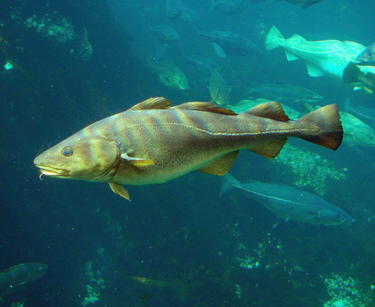
#> input picture Digital Image Processing/assignment-4-oops-moment/part2/fish.bmp, 375 x 307 px
$ jupyter execute part2.ipynb
#> lines starting #> are read from the running program, lines starting #| are printed output that depends on the picture
[cell 1]
import numpy as np
import matplotlib.pyplot as plt
from skimage.transform import radon
from scipy.ndimage import zoom,rotate
import cv2

[cell 2]
def radon_transform_manual(image, num_angles=100, num_detectors=1000):
    # Change the resolution of the image if num_detectors is specified
    if num_detectors is not None:
        image = cv2.resize(image, (num_detectors, num_detectors))

    angles = np.linspace(-180, 0, num_angles, endpoint=False)
    radon_transformed = np.zeros((num_angles, len(image[0])))

    for i, angle in enumerate(angles):
        rotated_image = rotate(image, angle, reshape=False)
        radon_transformed[i, :] = np.sum(rotated_image, axis=0)

    return np.transpose(radon_transformed)

[cell 3]
image=cv2.imread('./fish.bmp',cv2.IMREAD_GRAYSCALE)
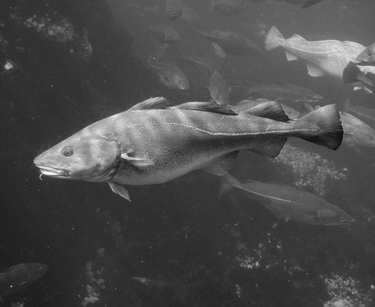
#> image: shape (307, 375); min 15, max 253, mean 75.4

radon_transform_manual_result = radon_transform_manual(image)
#> in radon_transform_manual, `image = cv2.resize(image, (num_detectors, num_detectors))`:
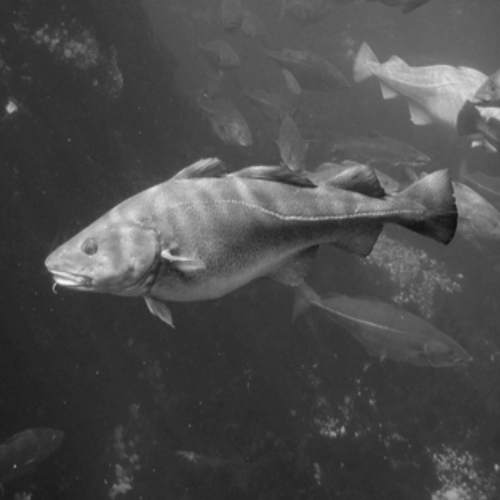
#> image: shape (1000, 1000) (shown at 1/2 size); min 15, max 249, mean 75.3
#> in radon_transform_manual, `radon_transformed = np.zeros((num_angles, len(image[0])))`: radon_transformed: shape (100, 1000) float64; every value is 0
#> the loop in radon_transform_manual, `for i, angle in enumerate(angles):` made 100 passes
#> pass 1, in radon_transform_manual, `rotated_image = rotate(image, angle, reshape=False)`:
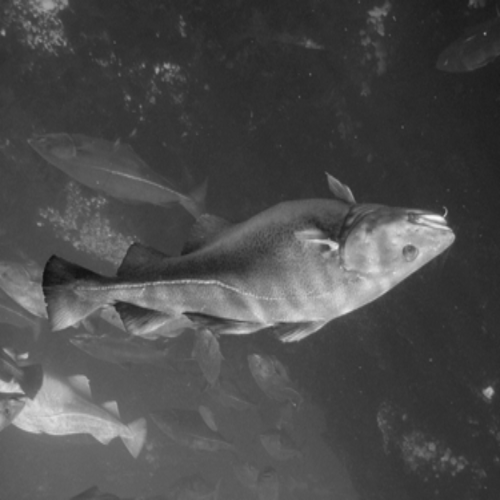
#> rotated_image: shape (1000, 1000) (shown at 1/2 size); min 15, max 249, mean 75.3
#> pass 2, in radon_transform_manual, `rotated_image = rotate(image, angle, reshape=False)`:
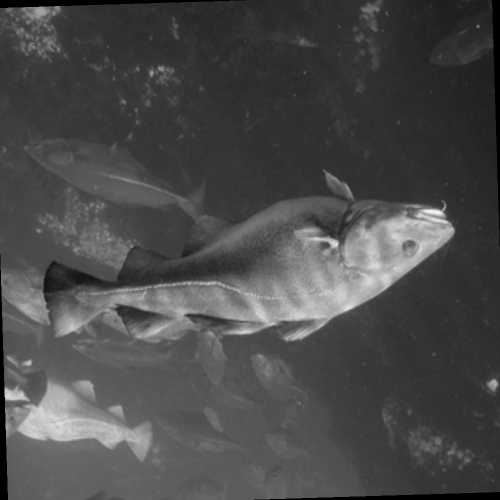
#> rotated_image: shape (1000, 1000) (shown at 1/2 size); min 0, max 250, mean 74.3
#> pass 3, in radon_transform_manual, `rotated_image = rotate(image, angle, reshape=False)`:
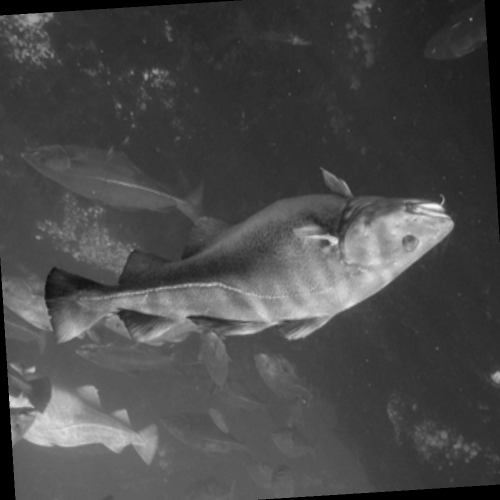
#> rotated_image: shape (1000, 1000) (shown at 1/2 size); min 0, max 249, mean 73.4
#> after the loop in radon_transform_manual, `for i, angle in enumerate(angles):`:
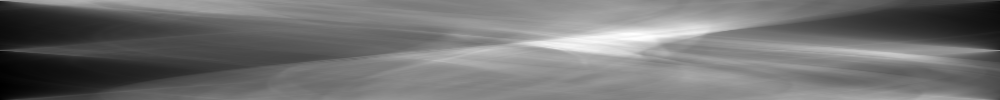
#> radon_transformed: shape (100, 1000) float64; min 16237, max 130097, mean 67222.7; drawn with min black and max white
#> in radon_transform_manual, `return np.transpose(radon_transformed)`:
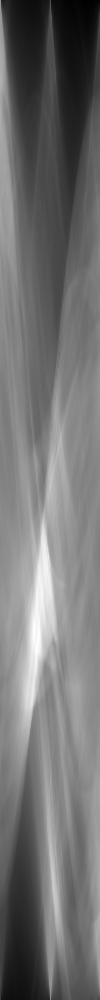
#> returned value: shape (1000, 100) float64; min 16237, max 130097, mean 67222.7; drawn with min black and max white
radon_transform_scikit = radon(image)
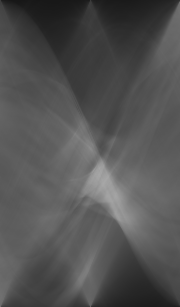
#> radon_transform_scikit: shape (307, 180) float64; min 23.05, max 167.2, mean 83

# Display results
plt.figure(figsize=(10, 5))

plt.subplot(131)
plt.title('Original Image')
plt.imshow(image, cmap='gray')

plt.subplot(132)
plt.title('Radon Transform (Manual)')
plt.imshow(radon_transform_manual_result, cmap='gray', extent=(0, len(image[0]), 0, 180), aspect='auto')

plt.subplot(133)
plt.title('Radon Transform (scikit-image)')
plt.imshow(radon_transform_scikit, cmap='gray', extent=(0, len(image[0]), 0, 180), aspect='auto')

plt.tight_layout()
plt.show()
